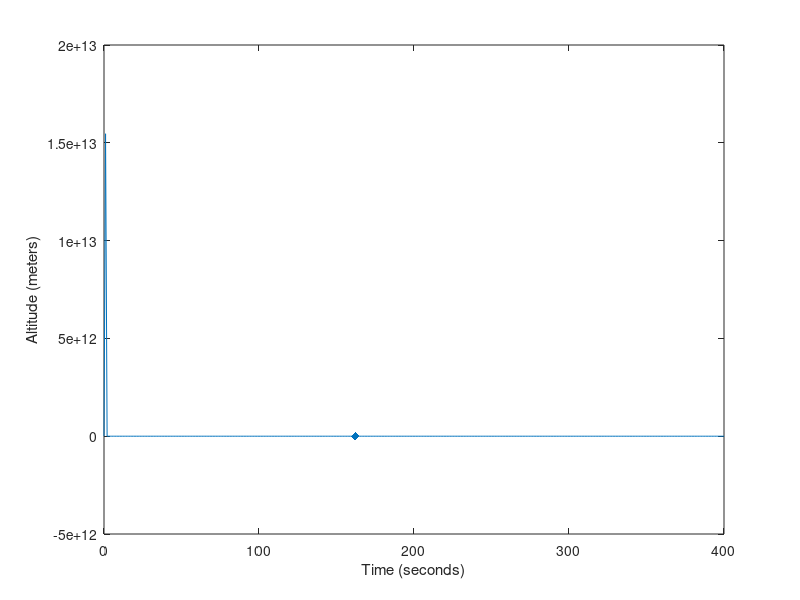
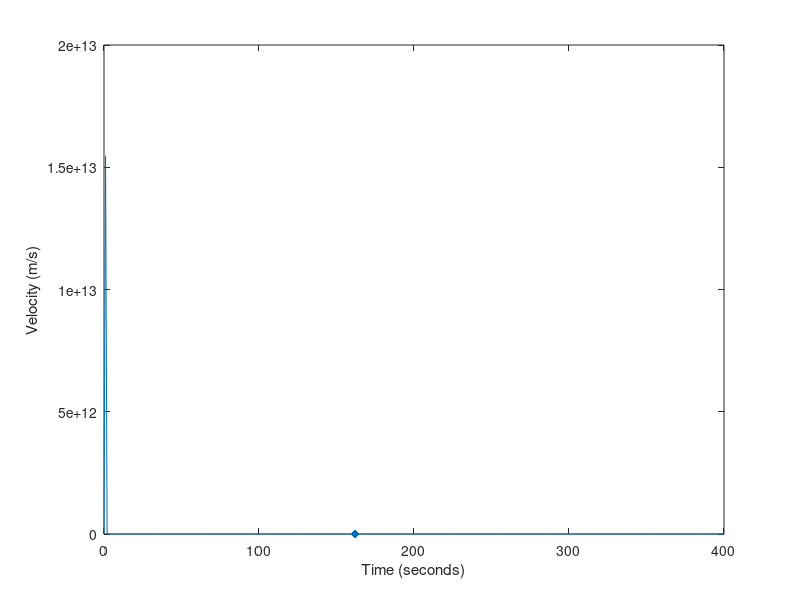
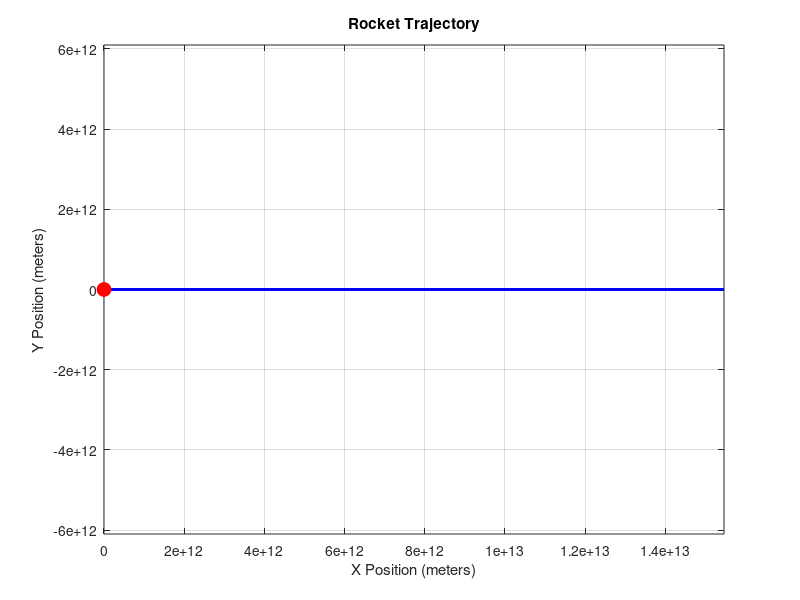

Write MATLAB code to recreate these figures, in order.
clear
clc
close all

% Rocket parameters
m = 549054; % kg
mb = 22000; % booster mass
thrust = (7600-6000).*1000; % kn.*10000
thrust0 = thrust;
ff = 2200; % fuel flow in kg/s
jettison_point = 162; % in seconds
Area = 10; % cross-section of the rocket

% Earth parameters
g0 = 9.81; % Earth surface gravity
rho = 1.225; % density MSL
G = m.*g0; % Weight formula
Re = 6371000; % m (Earth radius)
CD = 0.85; % coeff of drag
H = 8500; % m (scale height for atmosphere)
G_const = 6.674e-11; % Gravitational constant
M_earth = 5.972e24; % Mass of Earth in kg

% Gravity turn
phi = 0; % Initial angle for gravity turn
orbital_inclination_target = 90;
inclination_rate = 0.3;

% Simulation parameters & initial state
dt = 1; % time increment in s
total_time = 400;
t = 0:dt:total_time;
num_steps = length(t); % Number of simulation steps
v = zeros(1, length(t)); % m/s
vr = zeros(1, length(t)); % radial velocity
vtheta = zeros(1, length(t)); % tangential velocity
r = Re * ones(1, length(t)); % radius from Earth's center
altitude = zeros(1, length(t)); % altitude from Earth's surface
thermal_flux = zeros(1, num_steps); % Thermal flux (W/m²)
orbital_insertion = false;

theta = zeros(1, length(t)); % Initialize theta for storing angular position
drag_force = 1/2.*rho.*v(1)^2.*CD.*Area;

for i = 1:length(t)
    % Thrust spool up
    if thrust < 7600*1000
        thrust = thrust + 1000*1000;
    end

    % Decompose thrust into radial and tangential components
    thrust_r = thrust * cosd(phi);
    thrust_theta = thrust * sind(phi);

    % Radial and tangential accelerations
    ar = (thrust_r - G - drag_force) / m;
    atheta = thrust_theta / m;

    % Use absolute value of radial acceleration if altitude is below a threshold (e.g., 10 meters)
    if altitude(i) < 10
        ar = abs(ar);
    end

    % Update velocities
    if i > 1
        vr(i) = vr(i-1) + ar * dt;
        vtheta(i) = vtheta(i-1) + atheta * dt;
    else
        vr(i) = ar * dt;
        vtheta(i) = atheta * dt;
    end

    % Calculate the resultant velocity
    v(i) = sqrt(vr(i)^2 + vtheta(i)^2);

    % Update positions
    if i > 1
        r(i) = r(i-1) + vr(i) * dt;
        theta(i) = theta(i-1) + (vtheta(i) / r(i)) * dt;
    else
        r(i) = vr(i) * dt;
        theta(i) = (vtheta(i) / r(i)) * dt;
    end
    altitude(i) = r(i) - Re;

    % Opposing forces update
    G = m * g0 * (Re / r(i))^2; % Update gravitational force with altitude
    drag_force = 1/2 * rho * v(i)^2 * CD * Area;

    % Gravity turn evolution
    if phi < orbital_inclination_target && i > 10
        phi = phi + inclination_rate * dt;
    end

    % Jettisoning
    if i == jettison_point
        m = m - mb;
        thrust0 = 981 * 1000;
        thrust = 981 * 1000;
        ff = ff / 9;
    end

    % Thermal Flux Calculation
    % Using the empirical formula: q = 0.5 * rho * v^3 * CD
    thermal_flux(i) = 0.5 * rho * v(i)^3 * CD; % Thermal flux (W/m²)

    % Update atmospheric density
    if altitude(i) < 11000
        rho = 1.225 * (1 - 0.0000226 * altitude(i))^4.255;
    else
        rho = rho * exp(-altitude(i) / H);
    end

    % Orbital velocity calculation
    v_orbital_required = sqrt(G_const * M_earth / r(i)); % Orbital velocity
    
    % Check orbital insertion
    if altitude(i) > 200e3 && v(i) >= v_orbital_required % Minimum 200 km altitude
        orbital_insertion = true;
        fprintf('Orbital insertion achieved at t = %d seconds\n', t(i));
        fprintf('Altitude: %.2f km\n', altitude(i) / 1000);
        fprintf('Velocity: %.2f m/s\n', v(i));
        thrust = 0;
        break; % Stop simulation after orbital insertion
    end
end

disp(m)

figure
plot(t, altitude);
xlabel("Time (seconds)");
ylabel("Altitude (meters)");
hold on 
scatter(jettison_point, altitude(jettison_point), "filled", "d")
hold off

figure
plot(t, v);
xlabel("Time (seconds)");
ylabel("Velocity (m/s)");
hold on 
scatter(jettison_point, v(jettison_point), "filled", "d")
hold off

% Plot Thermal Flux vs. Time
figure
plot(t, thermal_flux, 'k', 'LineWidth', 2);
xlabel('Time (seconds)');
ylabel('Thermal Flux (W/m²)');
title('Rocket Thermal Flux Over Time');
grid on;

% Convert polar coordinates to Cartesian for plotting
x = r .* cos(theta);
y = r .* sin(theta);

% Plot the trajectory of the rocket
figure;
plot(x, y, 'b', 'LineWidth', 2);
hold on;
plot(0, 0, 'ro', 'MarkerSize', 10, 'MarkerFaceColor', 'r'); % Earth
xlabel('X Position (meters)');
ylabel('Y Position (meters)');
title('Rocket Trajectory');
axis equal;
grid on;

% Plot the curvature of the Earth for reference
theta_earth = linspace(0, 2*pi, 100);
earth_x = Re * cos(theta_earth);
earth_y = Re * sin(theta_earth);
plot(earth_x, earth_y, 'g--');
axis equal;
hold off;
